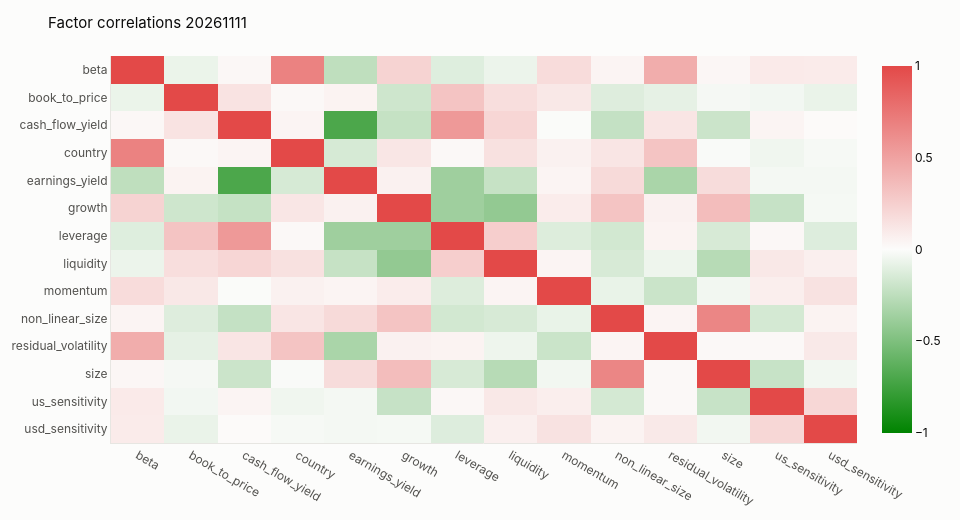

Write notebook code for a chart like this one.
### Markdown cell above
## 4. Factor correlations on the last session

### Code cell
cov = FACTOR_COV.validate(query.sql("SELECT * FROM derived.risk_factor_cov WHERE trade_date = ?", [last]))
RiskChart(theme, "correlation", trade_date=last).render(cov)

### Figure 1 — Plotly figure (JSON) as saved in the notebook; plotly's stock layout.template omitted (floating-point values rounded to 4 significant figures; data arrays with more than 128 entries replaced by an {"elided": "..."} marker saying what was removed)
{"data": [{"colorscale": [[0.0, "#008300"], [0.5, "#fcfcfb"], [1.0, "#e34948"]], "type": "heatmap", "x": ["beta", "book_to_price", "cash_flow_yield", "country", "earnings_yield", "growth", "leverage", "liquidity", "momentum", "non_linear_size", "residual_volatility", "size", "us_sensitivity", "usd_sensitivity"], "y": ["beta", "book_to_price", "cash_flow_yield", "country", "earnings_yield", "growth", "leverage", "liquidity", "momentum", "non_linear_size", "residual_volatility", "size", "us_sensitivity", "usd_sensitivity"], "z": {"elided": "14x14 float values"}, "zmax": 1, "zmin": -1}], "layout": {"font": {"color": "#0b0b0b", "family": "Inter, -apple-system, Segoe UI, sans-serif", "size": 12}, "height": 520, "hoverlabel": {"bgcolor": "#fcfcfb", "font": {"color": "#0b0b0b"}}, "hovermode": "x unified", "margin": {"b": 40, "l": 64, "r": 24, "t": 56}, "paper_bgcolor": "#fcfcfb", "plot_bgcolor": "#fcfcfb", "showlegend": false, "title": {"font": {"color": "#0b0b0b", "size": 15}, "text": "Factor correlations 20261111"}, "width": 960, "xaxis": {"gridcolor": "#e7e6e2", "linecolor": "#e7e6e2", "tickfont": {"color": "#52514e"}, "title": {"font": {"color": "#52514e"}}, "zeroline": false}, "yaxis": {"autorange": "reversed", "gridcolor": "#e7e6e2", "linecolor": "#e7e6e2", "tickfont": {"color": "#52514e"}, "title": {"font": {"color": "#52514e"}}, "zeroline": false}}}
